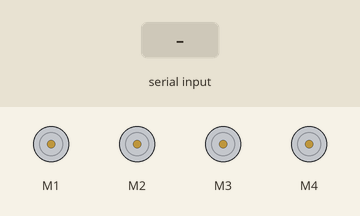
The sketch below on a simulated Arduino Uno, built with avr-gcc and run on an emulated ATmega328P. On the bench: 4 × DC motor (green arrow = forward, orange = backward, longer = faster). Inputs (shaded band) come from the test bench. What the sketch prints to the serial monitor is not drawn.

Above: at 1.2 s.
1.3 s: "F" received over Serial
At 2.1 s:
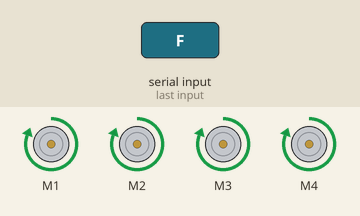
2.8 s: "B" received over Serial
At 3.3 s:
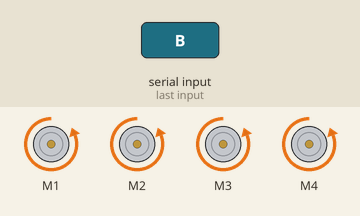
4.3 s: "L" received over Serial
At 5.5 s:
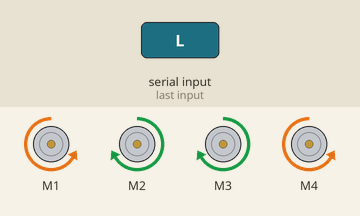
5.8 s: "R" received over Serial
At 6.7 s:
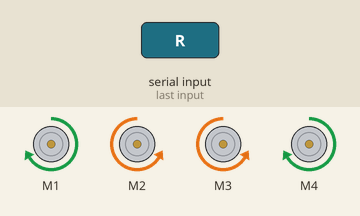
7.3 s: "G" received over Serial
At 7.8 s:
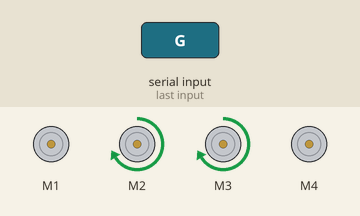
8.8 s: "I" received over Serial
At 10.2 s:
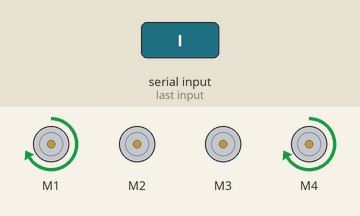
Timing chart, 0 to 11.3 s (numbered marks = the images above; inputs shaded):
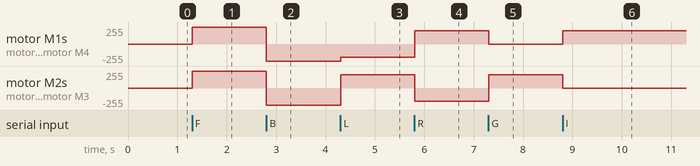

The sketch:

mecanum_wheel_car__v1_.ino
```cpp
#include<AFMotor.h>

AF_DCMotor motor1(1);
AF_DCMotor motor2(2);
AF_DCMotor motor3(3);
AF_DCMotor motor4(4);

char command;

void setup(){
  Serial.begin(9600);
}
void loop() {
  Serial.println(command);
  if(Serial.available() > 0){
    command = Serial.read();
    Stop();

    switch(command){
    case 'F':
      forward();
      break;
    case 'B':
       back();
      break;
    case 'L':
      left();
      break;
    case 'R':
      right();
      break;
    case 'G':
      forward_leftturn();
      break;
    case 'I':
      forward_rightturn();
      break;
    case 'H':
      backward_leftturn();
      break;
    case 'J':
      backward_rightturn();
      break;
    case 'q':
      rotate();
      break;
    }
  }
}


void forward()
{
  motor1.setSpeed(255);
  motor1.run(FORWARD);
  motor2.setSpeed(255);
  motor2.run(FORWARD);
  motor3.setSpeed(255);
  motor3.run(FORWARD);
  motor4.setSpeed(255);
  motor4.run(FORWARD);
}

void back()
{
  motor1.setSpeed(255);
  motor1.run(BACKWARD);
  motor2.setSpeed(255);
  motor2.run(BACKWARD);
  motor3.setSpeed(255);
  motor3.run(BACKWARD);
  motor4.setSpeed(255);
  motor4.run(BACKWARD);
}

void left()
{
  motor1.setSpeed(200);
  motor1.run(BACKWARD);
  motor2.setSpeed(200);
  motor2.run(FORWARD);
  motor3.setSpeed(200);
  motor3.run(FORWARD);
  motor4.setSpeed(200);
  motor4.run(BACKWARD);
}

void right()
{
  motor1.setSpeed(200);
  motor1.run(FORWARD);
  motor2.setSpeed(200);
  motor2.run(BACKWARD);
  motor3.setSpeed(200);
  motor3.run(BACKWARD);
  motor4.setSpeed(200);
  motor4.run(FORWARD);
}

void forward_leftturn()
{
  motor1.setSpeed(0);
  motor1.run(RELEASE);
  motor2.setSpeed(200);
  motor2.run(FORWARD);
  motor3.setSpeed(200);
  motor3.run(FORWARD);
  motor4.setSpeed(0);
  motor4.run(RELEASE);
}

void forward_rightturn()
{
  motor1.setSpeed(200);
  motor1.run(FORWARD);
  motor2.setSpeed(0);
  motor2.run(RELEASE);
  motor3.setSpeed(0);
  motor3.run(RELEASE);
  motor4.setSpeed(200);
  motor4.run(FORWARD);
}

void backward_leftturn()
{
  motor1.setSpeed(200);
  motor1.run(BACKWARD);
  motor2.setSpeed(0);
  motor2.run(RELEASE);
  motor3.setSpeed(0);
  motor3.run(RELEASE);
  motor4.setSpeed(200);
  motor4.run(BACKWARD);
}

void backward_rightturn()
{
  motor1.setSpeed(0);
  motor1.run(RELEASE);
  motor2.setSpeed(200);
  motor2.run(BACKWARD);
  motor3.setSpeed(200);
  motor3.run(BACKWARD);
  motor4.setSpeed(0);
  motor4.run(RELEASE);
}

void rotate()
{
  motor1.setSpeed(200);
  motor1.run(FORWARD);
  motor2.setSpeed(200);
  motor2.run(BACKWARD);
  motor3.setSpeed(200);
  motor3.run(FORWARD);
  motor4.setSpeed(200);
  motor4.run(BACKWARD);
}


void Stop()
{
  motor1.setSpeed(0);
  motor1.run(RELEASE);
  motor2.setSpeed(0);
  motor2.run(RELEASE);
  motor3.setSpeed(0);
  motor3.run(RELEASE);
  motor4.setSpeed(0);
  motor4.run(RELEASE);
}
```

Measured:
- after the input at 1.3 s, motor M1–4: stopped → forward 255/255 at once
- after the input at 2.8 s, motor M1–4: forward 255/255 → backward 255/255 at once
- after the input at 4.3 s, motor M1, motor M4: backward 255/255 → backward 200/255 at once; motor M2, motor M3: backward 255/255 → forward 200/255 at once
- after the input at 5.8 s, motor M1, motor M4: backward 200/255 → forward 200/255 at once; motor M2, motor M3: forward 200/255 → backward 200/255 at once
- after the input at 7.3 s, motor M1, motor M4: forward 200/255 → stopped at once; motor M2, motor M3: backward 200/255 → forward 200/255 at once
- after the input at 8.8 s, motor M1, motor M4: stopped → forward 200/255 at once; motor M2, motor M3: forward 200/255 → stopped at once
